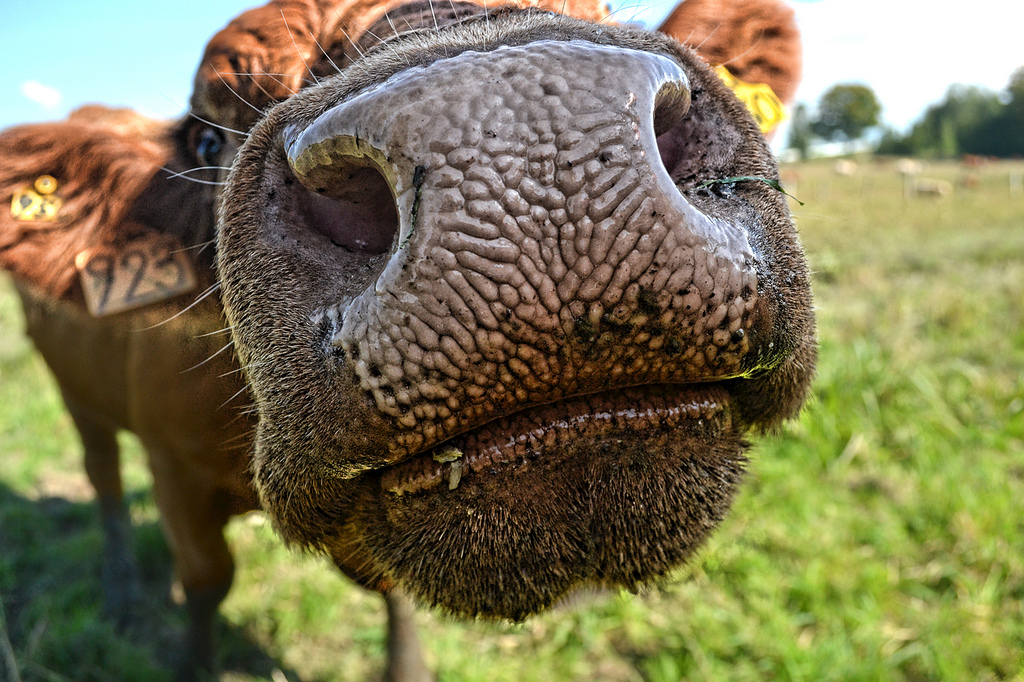
#> input picture test/cow_nose.jpg, 1024 x 682 px
$ python crop.py ../test/cow_nose.jpg   (older library calls are emulated)
#> lines starting #> are read from the running program, lines starting #| are printed output that depends on the picture; after the words box and inside, x2 and y2 are one past the last pixel; in counts of white or black regions, pixels touching at a corner belong together
### lib/thinning.py
import numpy as np
from sc_2739f1c0fafb0bb7062bb06fd6d958c40 import compiled_func


def _thinningIteration(im, iter):
    I, M = im, np.zeros(im.shape, np.uint8)
    compiled_func(locals(), globals())
    return I & ~M


def thinning(src):
    dst = src.copy() / 255
    prev = np.zeros(src.shape[:2], np.uint8)
    diff = None

    while True:
        dst = _thinningIteration(dst, 0)
        dst = _thinningIteration(dst, 1)
        diff = np.absolute(dst - prev)
        prev = dst.copy()
        if np.sum(diff) == 0:
            break

    return dst * 255

### lib/crop.py
import cv2
import numpy as np
import sys

from thinning import thinning

WIDTH = 360


def read_image(image):
#> called with image = '../test/cow_nose.jpg'
    img = cv2.imread(image, 0)
#> img: shape (682, 1024); min 0, max 255, mean 116.6
    old_height, old_width = img.shape
#> old_height = 682; old_width = 1024

    new_width = WIDTH
    new_height = int((new_width * old_height) / old_width)
#> new_height = 239

    return cv2.resize(img, (new_width, new_height))


def crop(image_file, show=False):
    image = read_image(image_file)
    if show:
        cv2.imshow('original', image)

    smoothened_image = cv2.bilateralFilter(image, 5, 150, 30)  # cv2.GaussianBlur(image, (5, 5), 1.5)
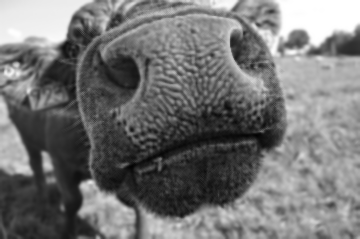
#> smoothened_image: shape (239, 360); min 1, max 255, mean 116
    if show:
        cv2.imshow('blurred', smoothened_image)

    normalised_image = cv2.normalize(smoothened_image, None, 0, 255, cv2.NORM_MINMAX, cv2.CV_8UC1)
    if show:
        cv2.imshow('normalised', normalised_image)

    # edges = cv2.Canny(smoothened_image, 150, 160)
    grad_x = cv2.Sobel(normalised_image, cv2.CV_16S, 1, 0)
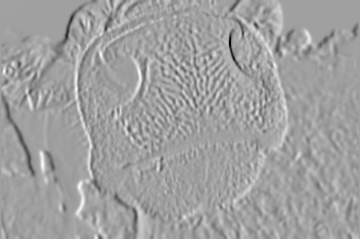
#> grad_x: shape (239, 360) int16; min -584, max 345, mean 0.1; drawn with min black and max white
    grad_y = cv2.Sobel(normalised_image, cv2.CV_16S, 0, 1)
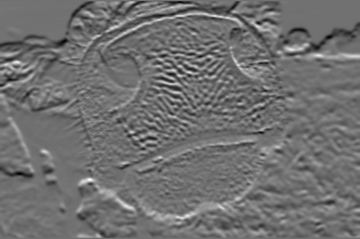
#> grad_y: shape (239, 360) int16; min -339, max 422, mean -3.1; drawn with min black and max white
    sobel_x = cv2.convertScaleAbs(grad_x)
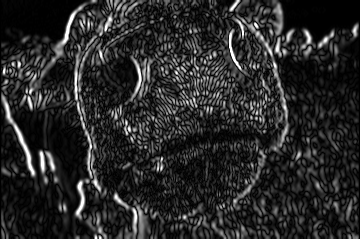
#> sobel_x: shape (239, 360); min 0, max 255, mean 40.7
    sobel_y = cv2.convertScaleAbs(grad_y)
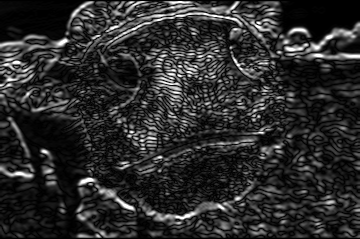
#> sobel_y: shape (239, 360); min 0, max 255, mean 43.9
    edges = cv2.addWeighted(sobel_x, 0.5, sobel_y, 0.5, 0)
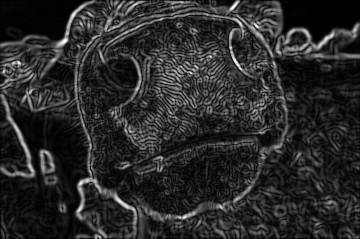
#> edges: shape (239, 360); min 0, max 255, mean 42.3
    if show:
        cv2.imshow('edges', edges)

    _, binary = cv2.threshold(edges, cv2.mean(edges)[0], 255, cv2.THRESH_BINARY)
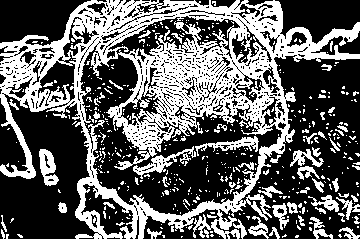
#> binary: shape (239, 360); 38% white; 474 white regions (414 under 20 px), largest, box (x1, y1, x2, y2) and area: (0, 0, 360, 239) 26172, (133, 146, 196, 179) 497, (39, 149, 59, 186) 432
    if show:
        cv2.imshow('binary', binary)

    thinned = thinning(binary)
    if show:
        cv2.imshow('thinned', thinned)

    # {
    if False and show:
        h, w = image.shape[:2]
        _, contours0, _ = cv2.findContours(edges, cv2.RETR_LIST, cv2.CHAIN_APPROX_NONE)
        contours = [cv2.approxPolyDP(cnt, 3, True) for cnt in contours0]

        vis = np.zeros((h, w, 3), np.uint8)
        cv2.drawContours(vis, contours, -1, (128, 255, 255), 2, cv2.LINE_AA)
        cv2.imshow('contours', vis)
    # }

    if show:
        cv2.waitKey()
        cv2.destroyAllWindows()
    else:
        return smoothened_image, edges, None


if __name__ == '__main__':
#> (the run stopped early here; a loop or call above may not have finished)
